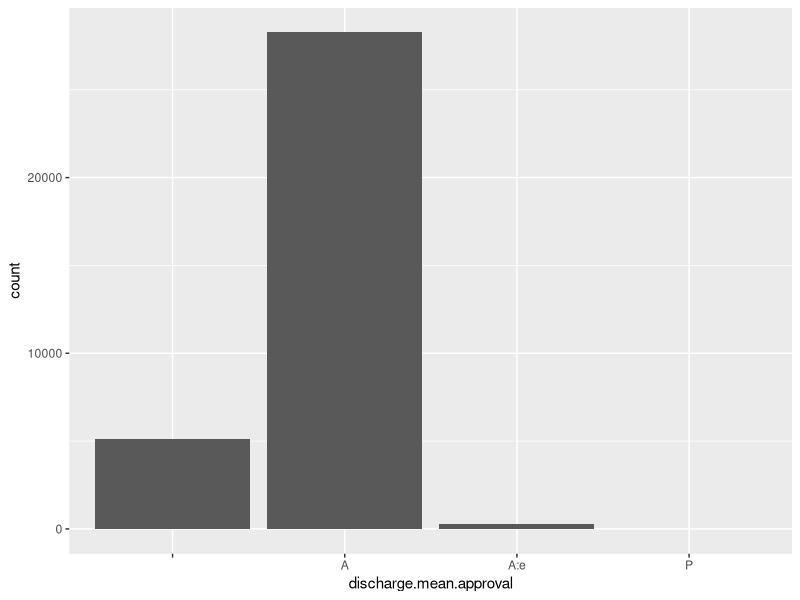
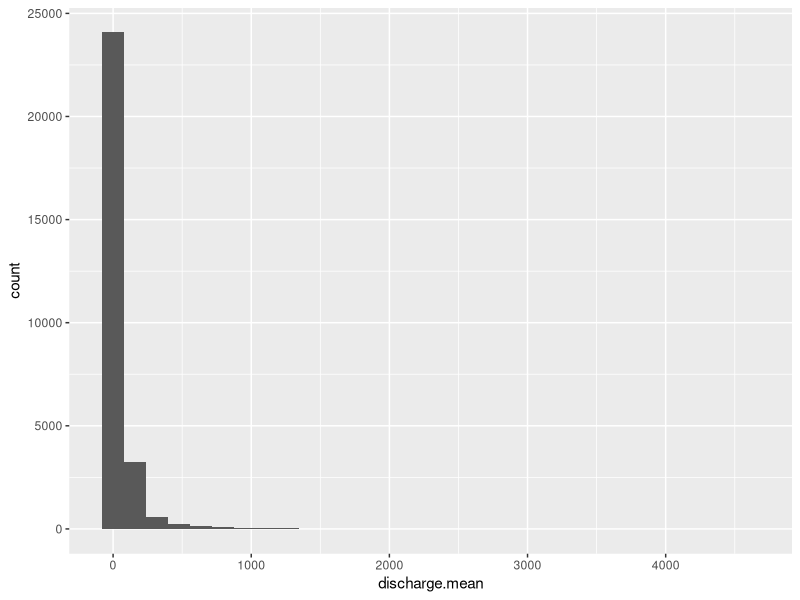
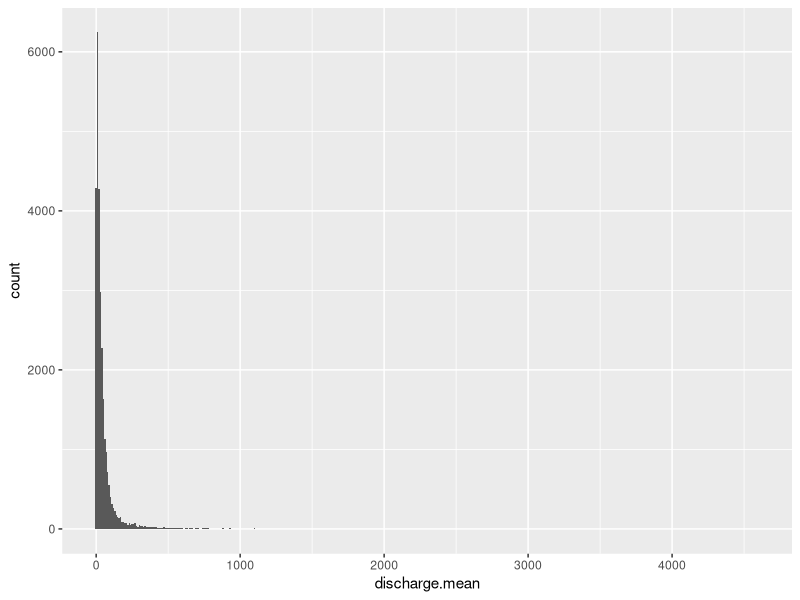
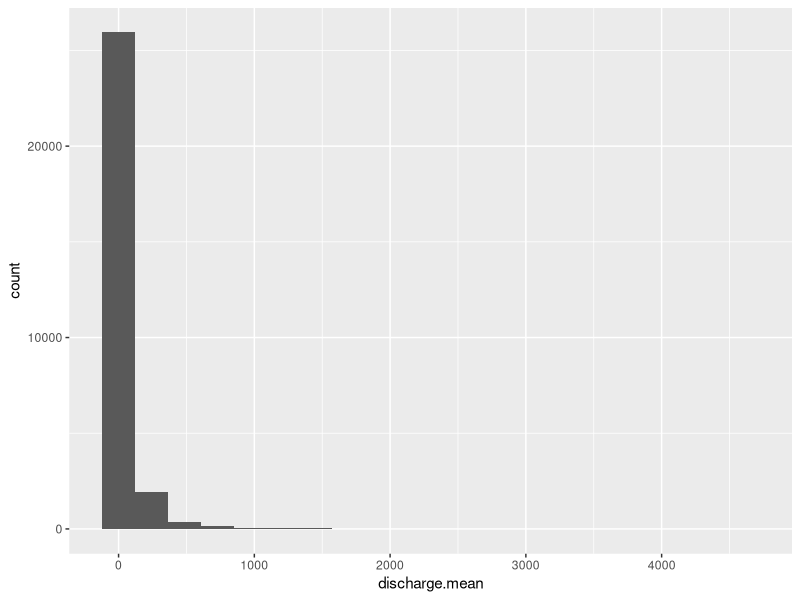
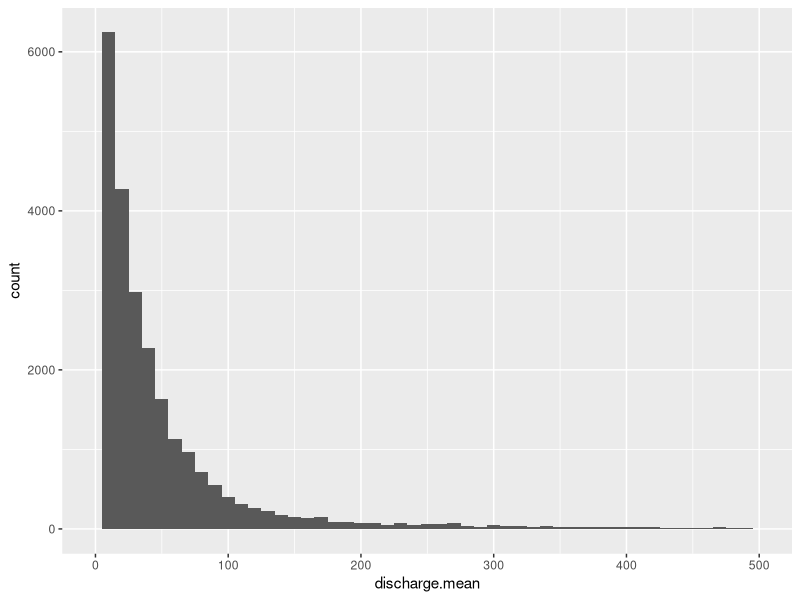
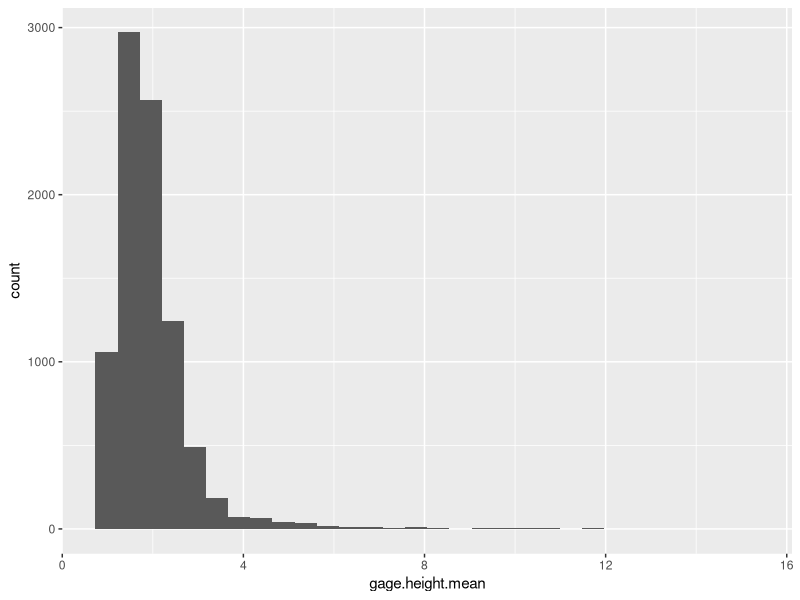
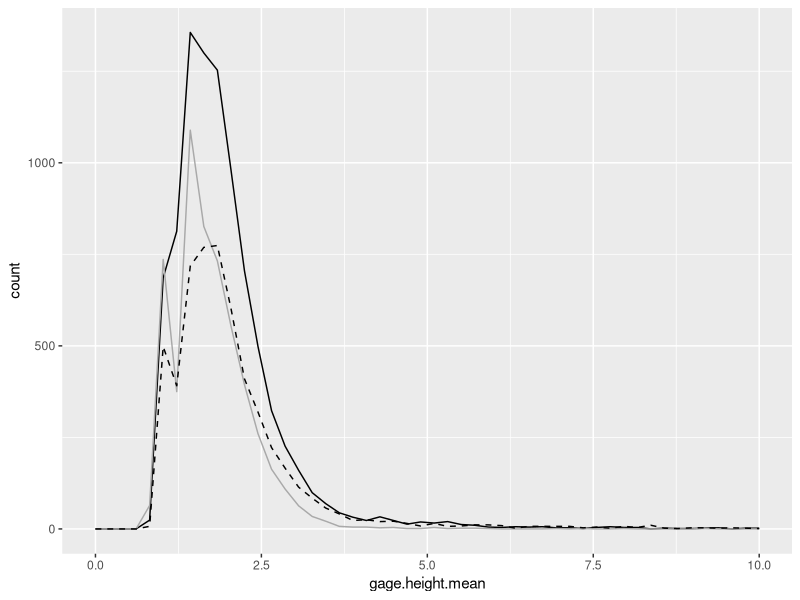
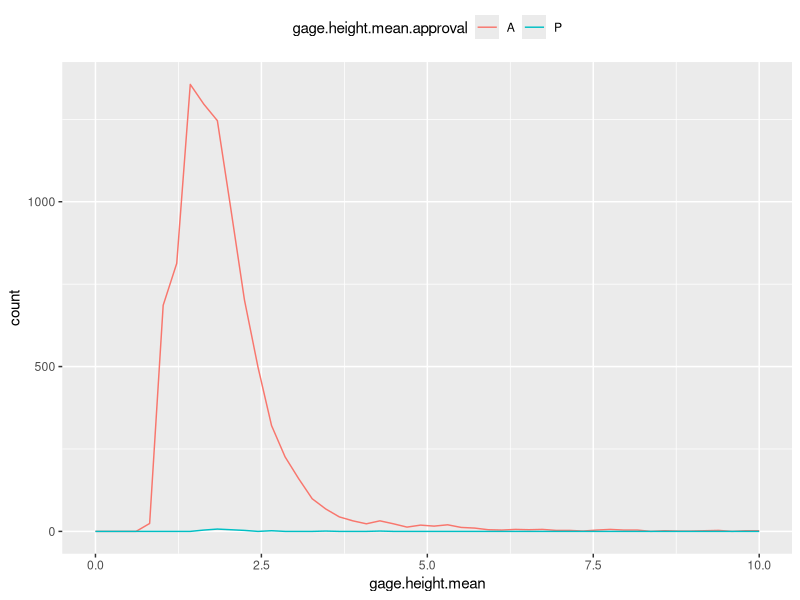

Recreate these plots in R, in order.
## ---- chunk 1
# 1. Set up your working directory
getwd()

# 2. Load packges
library(tidyverse)

# 3. Import datasets
USGS.flow.data <- read.csv("./Data/Processed/USGS_Site02085000_Flow_Processed.csv")

# View(USGS.flow.data)
# Alternate option: click on data frame in Environment tab

colnames(USGS.flow.data)
str(USGS.flow.data)
dim(USGS.flow.data)

# Check our date column
class(USGS.flow.data$datetime)

USGS.flow.data$datetime <- as.Date(USGS.flow.data$datetime, format = "%Y-%m-%d") 
class(USGS.flow.data$datetime)

## ---- chunk 2
ggplot(USGS.flow.data, aes(x = discharge.mean.approval)) +
  geom_bar()
## ---- chunk 3
#
ggplot(USGS.flow.data) +
  geom_histogram(aes(x = discharge.mean))

#
ggplot(USGS.flow.data) +
  geom_histogram(aes(x = discharge.mean), binwidth = 10)

#
ggplot(USGS.flow.data) +
  geom_histogram(aes(x = discharge.mean), bins = 20)

#
ggplot(USGS.flow.data, aes(x = discharge.mean)) +
  geom_histogram(binwidth = 10) + 
  scale_x_continuous(limits = c(0, 500))
  
#
ggplot(USGS.flow.data) +
  geom_histogram(aes(x = gage.height.mean))

#to save the plots
#gageplot <- ggplot(USGS.flow.data) +
  #geom_histogram(aes(x = gage.height.mean))
#print(gageplot)

## ---- chunk 4
#examples of different line types & colors
#search "r color" for more colors
#search "r line types" for more line types
ggplot(USGS.flow.data) +
  geom_freqpoly(aes(x = gage.height.mean), bins = 50) +
  geom_freqpoly(aes(x = gage.height.min), bins = 50, color = "darkgray") +
  geom_freqpoly(aes(x = gage.height.max), bins = 50,  lty = 2) +
  scale_x_continuous(limits = c(0, 10))

#
ggplot(USGS.flow.data) +
  geom_freqpoly(aes(x = gage.height.mean
                    , color = gage.height.mean.approval
                    ), 
                bins = 50) +
  scale_x_continuous(limits = c(0, 10)) +
  theme(legend.position = "top")

## ---- chunk 5
#
ggplot(USGS.flow.data) +
  geom_boxplot(aes(x = gage.height.mean.approval, y = gage.height.mean))

# boxplot against mean gage height
ggplot(USGS.flow.data) +
  geom_boxplot(aes(x = gage.height.mean, y = discharge.mean, group = cut_width(gage.height.mean, 1)))

#
ggplot(USGS.flow.data) +
  geom_violin(aes(x = gage.height.mean.approval, y = gage.height.mean), 
              draw_quantiles = c(0.25, 0.5, 0.75),
              scale = "count",
              color = "gray")
## ---- chunk 6
ggplot(USGS.flow.data) +
  geom_point(aes(x = discharge.mean, y = gage.height.mean))

ggplot(USGS.flow.data) +
  geom_point(aes(x = datetime, y = discharge.mean))
